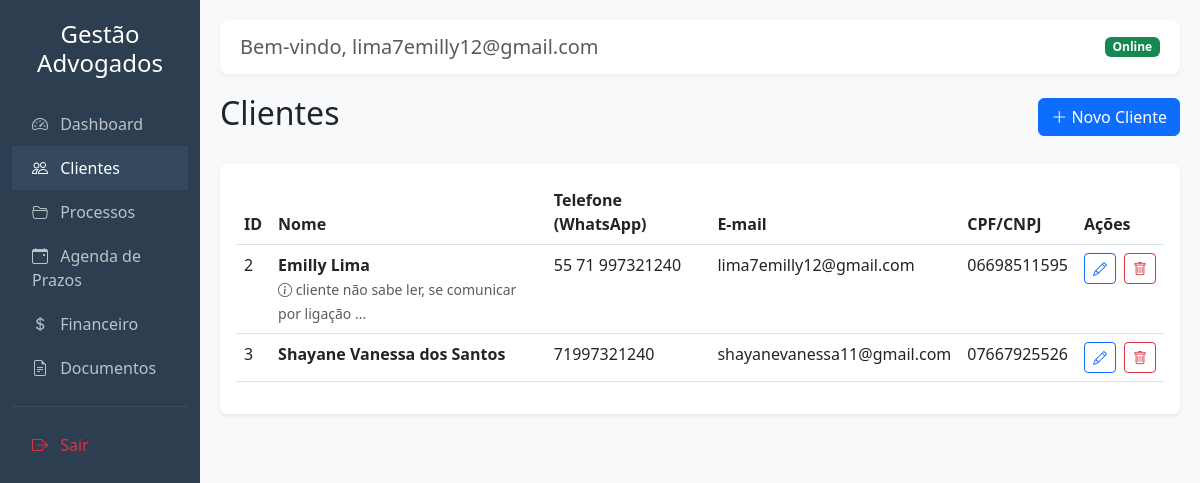
Screenshot of /clientes (signed in) with the database file from the repository.
### tables this page shows
CREATE TABLE clientes (
        id INTEGER PRIMARY KEY AUTOINCREMENT,
        nome TEXT NOT NULL,
        email TEXT,
        telefone TEXT,
        cpf_cnpj TEXT
    , observacao TEXT DEFAULT '', usuario_id INTEGER DEFAULT 1);

### app/controllers/ClienteController.php (called while the page is built, shortened)
<?php
class ClienteController {
    public function index() {
        $pdo = getDB();
        $stmt = $pdo->prepare("SELECT * FROM clientes WHERE usuario_id = ? ORDER BY nome ASC"); $stmt->execute([$_SESSION["user_id"]]); $clientes = $stmt->fetchAll();
        $content = 'app/views/clientes/index.php';
        require 'app/views/layout.php';
    }
}

### app/views/clientes/index.php (the view)
<div class="d-flex justify-content-between align-items-center mb-4">
    <h2>Clientes</h2>
    <a href="<?= BASE_URL ?>/clientes/novo" class="btn btn-primary"><i class="bi bi-plus-lg"></i> Novo Cliente</a>
</div>
<div class="card shadow-sm border-0">
    <div class="card-body">
        <div class="table-responsive">
            <table class="table table-hover">
                <thead>
                    <tr>
                        <th>ID</th>
                        <th>Nome</th>
                        <th>Telefone (WhatsApp)</th>
                        <th>E-mail</th>
                        <th>CPF/CNPJ</th>
                        <th>Ações</th>
                    </tr>
                </thead>
                <tbody>
                    <?php foreach($clientes as $cliente): ?>
                    <tr>
                        <td><?= $cliente['id'] ?></td>
                        <td>
                            <strong><?= htmlspecialchars($cliente['nome']) ?></strong>
                            <?php if(!empty($cliente['observacao'])): ?>
                                <br><small class="text-muted"><i class="bi bi-info-circle"></i> <?= htmlspecialchars(mb_strimwidth($cliente['observacao'], 0, 50, '...')) ?></small>
                            <?php endif; ?>
                        </td>
                        <td><?= htmlspecialchars($cliente['telefone']) ?></td>
                        <td><?= htmlspecialchars($cliente['email']) ?></td>
                        <td><?= htmlspecialchars($cliente['cpf_cnpj']) ?></td>
                        <td>
                            <div class="d-flex gap-2">
                                <a href="<?= BASE_URL ?>/clientes/editar/<?= $cliente['id'] ?>" class="btn btn-sm btn-outline-primary" title="Editar"><i class="bi bi-pencil"></i></a>
                            <a href="<?= BASE_URL ?>/clientes/excluir/<?= $cliente['id'] ?>" class="btn btn-sm btn-outline-danger" title="Excluir" onclick="return confirm('Tem certeza que deseja excluir este cliente?');"><i class="bi bi-trash"></i></a>
                            </div>
                        </td>
                    </tr>
                    <?php endforeach; ?>
                </tbody>
            </table>
        </div>
    </div>
</div>

### index.php (shortened to what this page needs)
<?php
$request = $_SERVER['REQUEST_URI'];
$isRender = isset($_SERVER['HTTP_HOST']) && strpos($_SERVER['HTTP_HOST'], 'onrender.com') !== false;
$basePath = $isRender ? '' : '/Gestaoadvocacia';
$path = parse_url($request, PHP_URL_PATH);
if (strpos($path, $basePath) === 0) {
    $path = substr($path, strlen($basePath));
}
switch ($path) {
    case '/clientes':
        require 'app/controllers/ClienteController.php';
        (new ClienteController())->index();
        break;
}

### app/views/layout.php (shortened to what this page needs)
<?php global $path; if(!isset($path)) $path = 'dashboard'; ?>
<!DOCTYPE html>
<html lang="pt-br">
<head>
    <link href="https://cdn.jsdelivr.net/npm/bootstrap@5.3.0/dist/css/bootstrap.min.css" rel="stylesheet">
    <link href="https://cdn.jsdelivr.net/npm/bootstrap-icons@1.10.5/font/bootstrap-icons.css" rel="stylesheet">
</head>
<body>
<div class="container-fluid">
    <div class="row">
        <div class="col-md-2 sidebar d-none d-md-block">
            <h4 class="text-center mb-4"> Gestão Advogados</h4>
            <a href="<?= BASE_URL ?>/dashboard" class="<?= $path == '/dashboard' || $path == '/' ? 'active' : '' ?>"><i class="bi bi-speedometer2 me-2"></i> Dashboard</a>
            <a href="<?= BASE_URL ?>/clientes" class="<?= strpos($path, '/clientes') === 0 ? 'active' : '' ?>"><i class="bi bi-people me-2"></i> Clientes</a>
            <a href="<?= BASE_URL ?>/processos" class="<?= strpos($path, '/processos') === 0 ? 'active' : '' ?>"><i class="bi bi-folder2-open me-2"></i> Processos</a>
            <a href="<?= BASE_URL ?>/prazos" class="<?= strpos($path, '/prazos') === 0 ? 'active' : '' ?>"><i class="bi bi-calendar-event me-2"></i> Agenda de Prazos</a>
            <a href="<?= BASE_URL ?>/financeiro" class="<?= strpos($path, '/financeiro') === 0 ? 'active' : '' ?>"><i class="bi bi-currency-dollar me-2"></i> Financeiro</a>
            <a href="<?= BASE_URL ?>/documentos" class="<?= strpos($path, '/documentos') === 0 ? 'active' : '' ?>"><i class="bi bi-file-earmark-text me-2"></i> Documentos</a>
            <hr class="border-secondary">
            <a href="<?= BASE_URL ?>/logout" class="text-danger"><i class="bi bi-box-arrow-right me-2"></i> Sair</a>
        </div>
        <div class="col-md-10 content">
            <div class="d-flex justify-content-between align-items-center navbar-top">
                <h5 class="m-0 text-muted">Bem-vindo, <?= htmlspecialchars($_SESSION['email']) ?></h5>
                <span class="badge bg-success">Online</span>
            </div>
            <?php if (isset($content)) require $content; ?>
        </div>
    </div>
</div>
</body>
</html>

### app/views/layout.php (style rules this page uses)
body { font-family: 'Segoe UI', Tahoma, Geneva, Verdana, sans-serif; background-color: #f8f9fa; }
.sidebar { min-height: 100vh; background-color: #2c3e50; color: white; padding-top: 20px; }
.sidebar a { color: #bdc3c7; text-decoration: none; display: block; padding: 10px 20px; }
.sidebar a:hover, .sidebar a.active { color: white; background-color: #34495e; }
.content { padding: 20px; }
.navbar-top { background-color: white; box-shadow: 0 2px 4px rgba(0,0,0,0.05); padding: 15px 20px; margin-bottom: 20px; border-radius: 8px; }

### rows the page displays
clientes: id "2", nome "Emilly Lima", observacao "cliente não sabe ler, se comunicar por ligação ...", telefone "55 71 997321240", email "lima7emilly12@gmail.com", cpf_cnpj "06698511595"
clientes: id "3", nome "Shayane Vanessa dos Santos", telefone "71997321240", email "shayanevanessa11@gmail.com", cpf_cnpj "07667925526"

### other values shown
$_SESSION['email'] "lima7emilly12@gmail.com"
